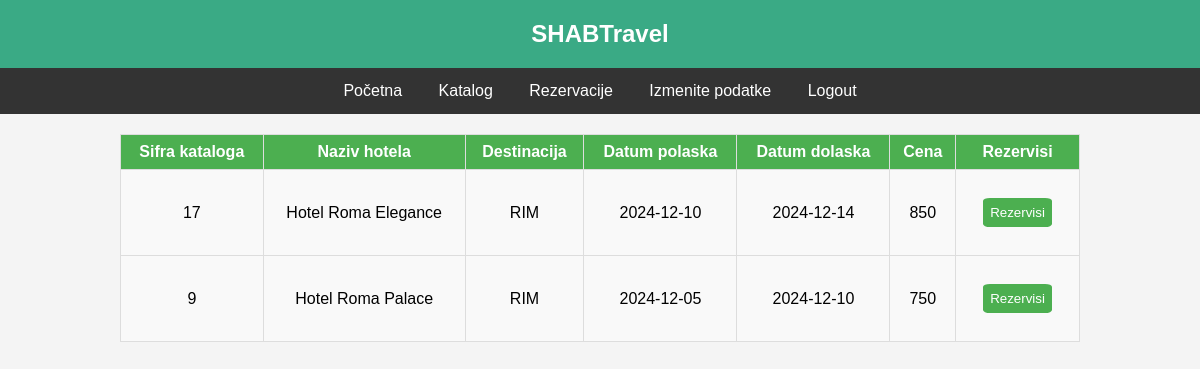
The page /destinacije/rim.php (signed in) on the database its author committed.
### tables this page shows
CREATE TABLE `katalog` (
  `sifra_kataloga` varchar(20) NOT NULL,
  `sifra_hotela` varchar(20) DEFAULT NULL,
  `sifra_sobe` varchar(20) DEFAULT NULL,
  `datum_polaska` date DEFAULT NULL,
  `datum_dolaska` date DEFAULT NULL,
  `cena` int(7) DEFAULT NULL
);

CREATE TABLE `hotel` (
  `sifra_hotela` varchar(20) NOT NULL,
  `naziv_hotela` varchar(20) DEFAULT NULL,
  `grad` varchar(20) DEFAULT NULL,
  `adresa_hotela` varchar(50) DEFAULT NULL,
  `kontakt` int(15) DEFAULT NULL,
  `ocena` int(10) DEFAULT NULL
);

### destinacije/rim.php (the view, shortened to what this page needs)
<!DOCTYPE html>
<html>
<head>
    <link rel="stylesheet" href="../css/destinacija.css">
</head>
<body>
    <header>
        <h1>SHABTravel</h1>
    </header>
    <nav>
        <a href="../pocetna.php">Početna</a>
        <a href="../ponuda.php">Katalog</a>
        <a href="../rezervacije.php">Rezervacije</a>
        <a href="../profil.php">Izmenite podatke</a>
        <a href="../logout.php">Logout</a>
    </nav>
    <?php
    require_once("../connection.php");
    $upit = "SELECT sifra_kataloga, hotel.naziv_hotela, hotel.grad, datum_polaska, datum_dolaska, cena
            FROM katalog
            INNER JOIN hotel
            ON hotel.sifra_hotela = katalog.sifra_hotela
            WHERE sifra_kataloga NOT IN (SELECT sifra_kataloga
                                        FROM rezervacija) AND hotel.grad = 'RIM';";
    $rezultat = mysqli_query($db, $upit);
    if (mysqli_num_rows($rezultat) > 0) {
        echo "<table>";
        echo "<tr>";
        echo "<th>Sifra kataloga</th>";
        echo "<th>Naziv hotela</th>";
        echo "<th>Destinacija</th>";
        echo "<th>Datum polaska</th>";
        echo "<th>Datum dolaska</th>";
        echo "<th>Cena</th>";
        echo "<th>Rezervisi</th>";
        echo "</tr>";
        while ($row = mysqli_fetch_array($rezultat)) {
            $sifra_kataloga = $row[0];
            $naziv_hotela = $row[1];
            $grad = $row[2];
            $datum_polaska = $row[3];
            $datum_dolaska = $row[4];
            $cena = $row[5];
            echo "<tr>";
            echo "<td>$sifra_kataloga</td>";
            echo "<td>$naziv_hotela</td>";
            echo "<td>$grad</td>";
            echo "<td>$datum_polaska</td>";
            echo "<td>$datum_dolaska</td>";
            echo "<td>$cena</td>";
            echo "<td>";
            echo "<form action='rim.php' method='post'>";
            echo "<button type='submit' name='rezervisi' class='rezervisi'>Rezervisi</button>";
            echo "</form>";
            echo "</td>";
            echo "</tr>";
        }
        echo "</table>";
    } else {
        echo "Nema dostupnih ponuda za Rim!";
    }
    ?>
</body>
</html>

### css/destinacija.css (style rules this page uses)
body { font-family: Arial, sans-serif; background-color: #f4f4f4; margin: 0; padding: 0; }
header { background-color: #3aaa85; text-align: center; padding: 20px; }
header h1 { color: white; margin: 0; font-size: 24px; }
nav { background-color: #333; overflow: hidden; text-align: center; }
nav a { display: inline-block; color: white; text-align: center; padding: 14px 16px; text-decoration: none; }
table { width: 100%; border-collapse: collapse; margin-top: 20px; }
th, td { border: 1px solid #ddd; padding: 10px; text-align: left; }
th { background-color: #4caf50; color: white; }
td { background-color: #f9f9f9; }
table tr:nth-child(even) { background-color: #f2f2f2; }
table th, table td { text-align: center; }

### destinacije/rim.php (style rules this page uses)
table { border-collapse: collapse; width: 80%; margin: 20px auto; }
th, td { border: 1px solid #ddd; padding: 8px; text-align: left; }
th { background-color: #4caf50; color: white; }
form { padding: 10px; margin: 10px auto; text-align: center; }
button { padding: 7px; background-color: #4caf50; color: white;border: #4caf50;border-radius: 10%; }

### rows shown on the page
katalog: sifra_kataloga "17", hotel.naziv_hotela "Hotel Roma Elegance", hotel.grad "RIM", datum_polaska "2024-12-10", datum_dolaska "2024-12-14", cena "850"
katalog: sifra_kataloga "9", hotel.naziv_hotela "Hotel Roma Palace", hotel.grad "RIM", datum_polaska "2024-12-05", datum_dolaska "2024-12-10", cena "750"
